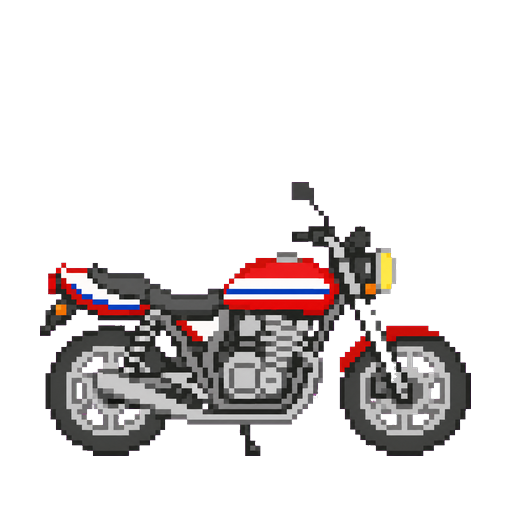
#> input picture src/companion/assets/frames/idle.png, 512 x 512 px
$ python align-exhaust-to-idle.py
#> lines starting #> are read from the running program, lines starting #| are printed output that depends on the picture
### scripts/pack-tools/resolve_paths.py
"""Repo-relative paths for frame import and icon build scripts."""
from __future__ import annotations

import json
from pathlib import Path

REPO_ROOT = Path(__file__).resolve().parents[2]


# [5 lines left out: function load_branding, not called in this run]


def assets_dir() -> Path:
    return REPO_ROOT / "assets"


def frames_dir() -> Path:
    return REPO_ROOT / "src" / "companion" / "assets" / "frames"


def idle_frame_path() -> Path:
    return frames_dir() / "idle.png"


def block_idle_frame_path() -> Path:
    return frames_dir() / "block-idle.png"


# [7 lines left out: function icon_frame_path, not called in this run]


def app_icon_svg_path() -> Path:
    """Pixel SVG fallback when no raster source is present."""
    return REPO_ROOT / "design" / "icon" / "app-icon.svg"


def app_icon_png_path() -> Path:
    """Canonical app/tray icon raster source (preferred when present)."""
    return REPO_ROOT / "design" / "icon" / "app-icon-source.png"


# [7 lines left out: function resolve_assets_dir, not called in this run]

### scripts/characters/bike/align-exhaust-to-idle.py
"""Align idle-exhaust-* display PNGs to idle.png wheelbase / foot anchor.

Exhaust magenta art often draws the bike slightly smaller; compose fixes height
loosely but foot-aligned rescale to the idle hero bbox removes the wheelbase jump.

Run after import-idle-from-magenta.py:
  py -3 scripts/characters/bike/align-exhaust-to-idle.py
"""
from __future__ import annotations

from pathlib import Path

import _paths  # noqa: F401

from PIL import Image

from resolve_paths import frames_dir

FRAMES = frames_dir()
HERO = "idle.png"
EXHAUST = ("idle-exhaust-a.png", "idle-exhaust-b.png")
SIZE = 512


def main() -> None:
    hero_path = FRAMES / HERO
    if not hero_path.exists():
        raise SystemExit(f"Missing {hero_path}")

    hero = Image.open(hero_path).convert("RGBA")
#> hero is the input picture: PIL image 512x512 RGBA; mean R, G, B, A 26.8, 22.7, 22.8, 57.7
    hero_bb = hero.getbbox()
#> hero_bb = (40, 182, 471, 456)
    if not hero_bb:
        raise SystemExit(f"{HERO} has empty bbox")

    hx0, hy0, hx1, hy1 = hero_bb
#> hx0 = 40; hy0 = 182; hx1 = 471; hy1 = 456
    hero_h = hy1 - hy0
#> hero_h = 274
    hero_cx = (hx0 + hx1) // 2
#> hero_cx = 255
    print(f"hero {HERO}: bbox={hero_bb} char_h={hero_h} foot_y={hy1}")
#| hero idle.png: bbox=(40, 182, 471, 456) char_h=274 foot_y=456

    for name in EXHAUST:
        path = FRAMES / name
        if not path.exists():
            print(f"  skip missing {name}")
            continue

        im = Image.open(path).convert("RGBA")
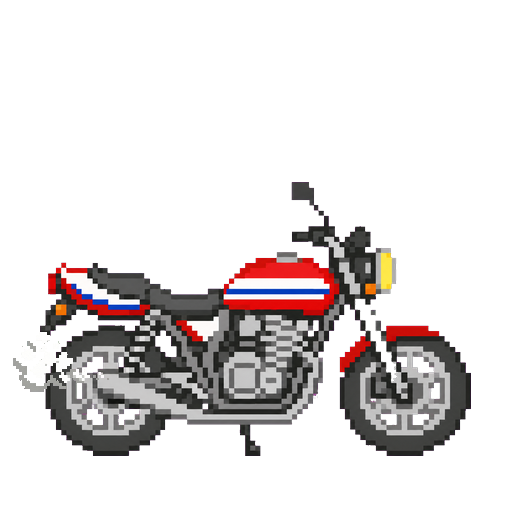
#> input picture src/companion/assets/frames/idle-exhaust-a.png, 512 x 512 px
#> im is the input picture: PIL image 512x512 RGBA; mean R, G, B, A 28, 23.9, 23.9, 58.7
        bb = im.getbbox()
#> bb = (13, 182, 471, 456)
        if not bb:
            print(f"  skip empty {name}")
            continue

        crop = im.crop(bb)
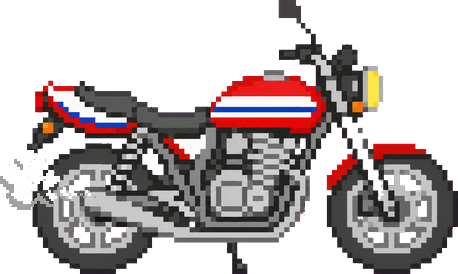
#> crop: PIL image 458x274 RGBA; mean R, G, B, A 58.5, 49.8, 50, 122.6; transparent parts drawn white
        cw, ch = crop.size
#> cw = 458; ch = 274
        if ch < 1:
            continue

        scale = hero_h / ch
#> scale = 1
        nw = max(1, int(round(cw * scale)))
#> nw = 458
        nh = hero_h
#> nh = 274
        scaled = crop.resize((nw, nh), Image.Resampling.NEAREST)

        canvas = Image.new("RGBA", (SIZE, SIZE), (0, 0, 0, 0))
#> canvas: PIL image 512x512 RGBA; every value is 0
        paste_x = hero_cx - nw // 2
#> paste_x = 26
        paste_y = hy1 - nh
#> paste_y = 182
        canvas.paste(scaled, (paste_x, paste_y), scaled)
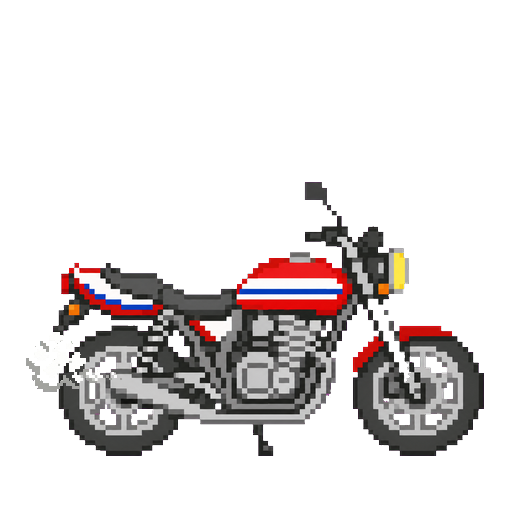
#> canvas: PIL image 512x512 RGBA; mean R, G, B, A 27.6, 23.7, 23.6, 58.2; transparent parts drawn white
        canvas.save(path, format="PNG")

        out_bb = canvas.getbbox()
#> out_bb = (26, 182, 484, 456)
        och = out_bb[3] - out_bb[1] if out_bb else 0
#> och = 274
        print(
            f"  {name}: scale={scale:.3f} paste=({paste_x},{paste_y}) "
            f"out_bbox top={out_bb[1] if out_bb else '?'} char_h={och}"
        )
#|   idle-exhaust-a.png: scale=1.000 paste=(26,182) out_bbox top=182 char_h=274
#> pass 2 of the loop in main, `for name in EXHAUST:`:
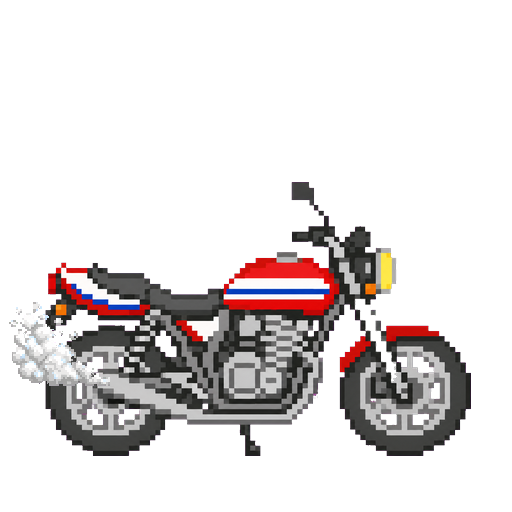
#> input picture src/companion/assets/frames/idle-exhaust-b.png, 512 x 512 px
#> in main, im is the input picture: PIL image 512x512 RGBA; mean R, G, B, A 29.3, 25.2, 25.3, 59.9
#> bb = (9, 182, 471, 456)
#> in main, `crop = im.crop(bb)`:
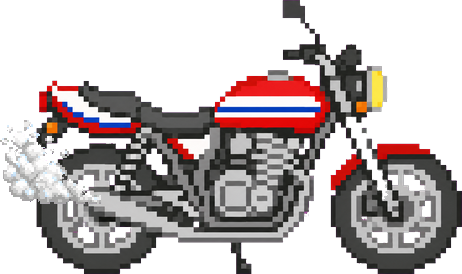
#> crop: PIL image 462x274 RGBA; mean R, G, B, A 60.7, 52.2, 52.3, 124.1; transparent parts drawn white
#> nw = 462
#> paste_x = 24
#> in main, `canvas.paste(scaled, (paste_x, paste_y), scaled)`:
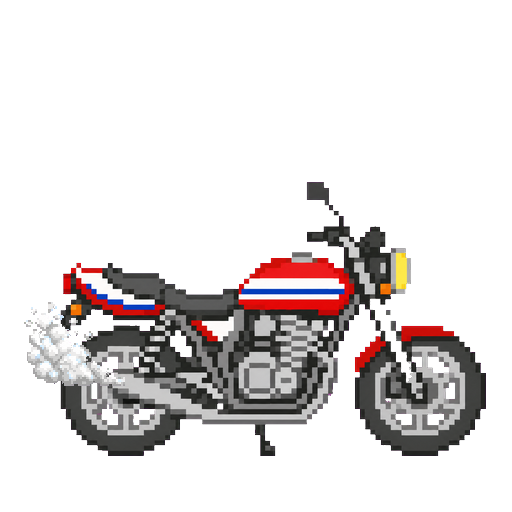
#> canvas: PIL image 512x512 RGBA; mean R, G, B, A 29, 25, 25, 59.4; transparent parts drawn white
#> out_bb = (24, 182, 486, 456)
#|   idle-exhaust-b.png: scale=1.000 paste=(24,182) out_bbox top=182 char_h=274

    print("done")


if __name__ == "__main__":
    main()
